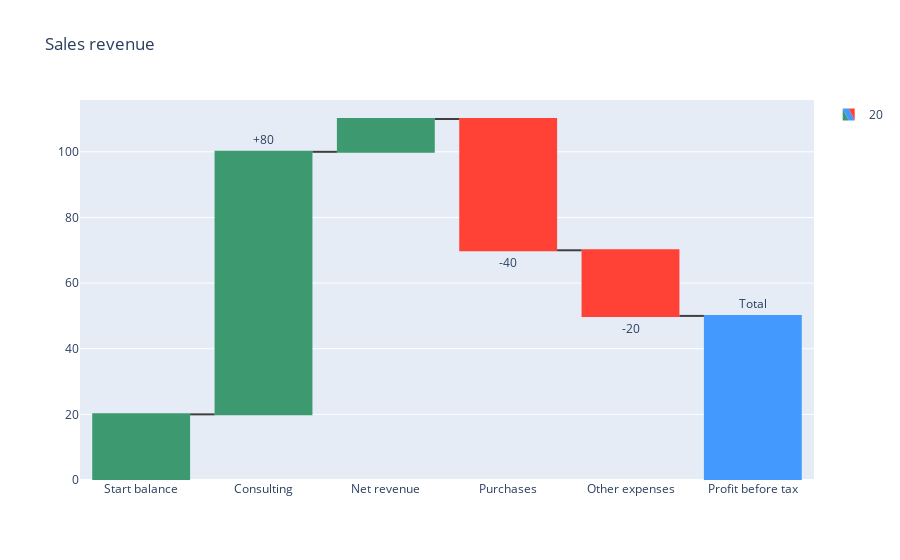

Notebook code cell kept with this figure:
### Code cell
import plotly.graph_objects as go

def waterfall(labels,data, annotation=None, title=""):
    fig = go.Figure(go.Waterfall(
        name = "20", orientation = "v",
        measure = ["relative","relative", "relative", "relative", "relative", "total"],
        textposition = "outside",
        text = annotation,
        y = data,
        x = labels,
        connector = {"line":{"color":"rgb(63, 63, 63)"}},
    ))

    fig.update_layout(
            title = title,
            showlegend = True
    )
    return fig

labels = ["Start balance", "Consulting", "Net revenue", "Purchases", "Other expenses", "Profit before tax"]
data = [20, 80, 10, -40, -20, 0]
data_annotation = ["", "+80", "", "-40", "-20", "Total"]
title = "Sales revenue"
waterfall(labels,data, data_annotation, title).show()

### Figure 1 — Plotly figure (JSON) as saved in the notebook; plotly's stock layout.template omitted (floating-point values rounded to 4 significant figures)
{"data": [{"connector": {"line": {"color": "rgb(63, 63, 63)"}}, "measure": ["relative", "relative", "relative", "relative", "relative", "total"], "name": "20", "orientation": "v", "text": ["", "+80", "", "-40", "-20", "Total"], "textposition": "outside", "type": "waterfall", "x": ["Start balance", "Consulting", "Net revenue", "Purchases", "Other expenses", "Profit before tax"], "y": [20, 80, 10, -40, -20, 0]}], "layout": {"showlegend": true, "title": {"text": "Sales revenue"}}}
